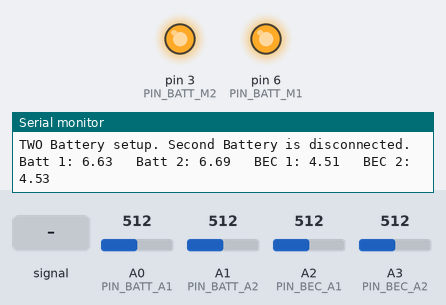
Recording of a sketch running on a simulated Arduino Nano, built with avr-gcc and run on an emulated ATmega328P. Parts: output pins drawn as LEDs (lit = HIGH), the last lines printed to the serial monitor. The inputs (shaded band) are chosen by the test bench; at power-on: A0 (PIN_BATT_A1) = 512, A1 (PIN_BATT_A2) = 512, A2 (PIN_BEC_A1) = 512, A3 (PIN_BEC_A2) = 512.

Above: at 2.3 s.
2.4 s: A0 (PIN_BATT_A1) fed a 2 Hz sine of ±306 counts around its level
At 3.7 s:
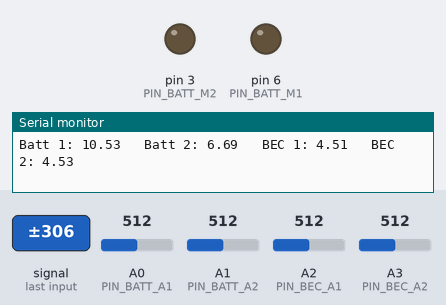
Timing chart, 0 to 5.4 s (numbered marks = the images above; inputs shaded):
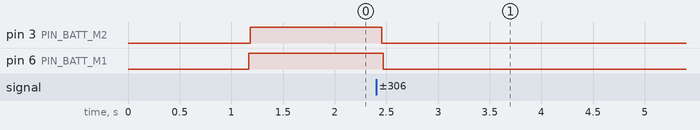

The sketch:

Battery_Backup.ino
```cpp
/*
In case of two batteries setup, BATT1 is the main battery, and BATT2 is the backup battery.

In case of one battery setup, BATT2 should be the main battery.

Analog reference. For Battery measurement we are using VCC as reference, but for BEC we use internal 1.1V reference.
	At the moment analog reference change done simply with loops (to let voltage stabilize).
	TODO. Later it should be done with timers to reduce delays in main loop.

*/

#include "BB_config.h"

byte batt1_ok = 0;	// Stattus for Battery 1. 0 - not detected; 1 - battery is OK
byte batt2_ok = 0;	// Stattus for Battery 2. 0 - not detected; 1 - battery is OK
byte bec1_ok = 0;	// Status for BEC 1. 0 - no voltage after BEC; 1 - BEC is OK
byte bec2_ok = 0;	// Status for BEC 2. 0 - no voltage after BEC; 1 - BEC is OK

// voltage dividers for batt voltage sense
const float BATT_V1_div = (float)BATT_A1_R2 / (float)(BATT_A1_R1 + BATT_A1_R2); // R1/R2 divider
const float BATT_V2_div = (float)BATT_A2_R2 / (float)(BATT_A2_R1 + BATT_A2_R2); // R1/R2 divider
// Voltage after Battery
float batt1_voltage = 0;
float batt2_voltage = 0;

// voltage dividers for BEC voltage sense
#ifdef WITHBEC
	const float BEC_V1_div = (float)BEC_A1_R2 / (float)(BEC_A1_R1 + BEC_A1_R2); // R1/R2 divider
	const float BEC_V2_div = (float)BEC_A2_R2 / (float)(BEC_A2_R1 + BEC_A2_R2); // R1/R2 divider
	// Voltage after BEC
	float bec1_voltage = 0;
	float bec2_voltage = 0;
#endif


unsigned int analog_read = 0;
//byte battery_in_use = 1;// 1 - Main battery is connected; 2 - secondary battery is connected
byte state = state_INIT;

unsigned long time_before_BATT_switch = 0;	// 0 - counter is not started
unsigned long time_INIT = 0; // Time while waiting for all voltages to settle

#ifdef DEBUG
	unsigned long lastMillisDEBUG;
#endif


void setup()
{
#ifdef DEBUG
	Serial.begin(57600);
	delay(1000);
	Serial.println(F("*** OXS Battery Backup V1.0 ***"));	// welcome screen
#endif
	// Backup battery should be connected at the beginning
	TURN_MOSFET_1_OFF;	// first set state of the pin (enable or disable pullup resistor)
	TURN_MOSFET_2_ON; // first set state of the pin (enable or disable pullup resistor)
	pinMode(PIN_BATT_M1, OUTPUT);	// and then set pin direction
	pinMode(PIN_BATT_M2, OUTPUT);	// and then set pin direction
	for(byte i=0;i<100;i++){analog_read = analogRead(PIN_BATT_A1);delay(1);}	// discard first readings to let Analog reference voltage to stabilize


	time_INIT = millis(); //Initialize the time counter for initialization step.

#ifdef DEBUG
	lastMillisDEBUG = millis();
#endif
}

void loop()
{
	// read analog inputs (Battery voltages)
	//analogReference(DEFAULT);	// 5V.
	//for(byte i=0;i<20;i++){analog_read = analogRead(PIN_BATT_A1);}	// discard first readings to let Analog reference voltage stabilize

	analog_read = getADCValueFromPIN(PIN_BATT_A1);
	//analog_read = analogRead(PIN_BATT_A1);
	batt1_voltage = (((float)analog_read/1024.0) * VrefBATT) / BATT_V1_div + BATT1_V_OFFSET;

	analog_read = getADCValueFromPIN(PIN_BATT_A2);
	//analog_read = analogRead(PIN_BATT_A2);
	batt2_voltage = (((float)analog_read/1024.0) * VrefBATT) / BATT_V2_div + BATT2_V_OFFSET;
  	// check voltages and update variables accordingly
  	// check Batteries
  	if(batt1_voltage > BATT_LOW_THRSLD_SHORT) {batt1_ok = 1;} else  {batt1_ok = 0;}
  	if(batt2_voltage > BATT2_DETECT_THRSLD) {batt2_ok = 1;} else  {batt2_ok = 0;}

	#ifdef WITHBEC
		//analogReference(INTERNAL);	// 1.1V.
		//for(byte i=0;i<20;i++){analog_read = analogRead(PIN_BEC_A1);}	// discard first readings to let Analog reference voltage stabilize
		analog_read = getADCValueFromPIN(PIN_BEC_A1);
		//analog_read = analogRead(PIN_BEC_A1);
		bec1_voltage = (((float)analog_read/1024.0) * VrefBEC) / BEC_V1_div + BEC1_V_OFFSET;
		analog_read = getADCValueFromPIN(PIN_BEC_A2);
		//analog_read = analogRead(PIN_BEC_A2);
		bec2_voltage = (((float)analog_read/1024.0) * VrefBEC) / BEC_V2_div + BEC2_V_OFFSET;
	  	// check voltages and update variables accordingly
	  	// Check BECs
	  	if(bec1_voltage > BEC_LOW_THRSLD_BAD) {bec1_ok = 1;} else  {bec1_ok = 0;}
	  	if(bec2_voltage > BEC_LOW_THRSLD_BAD) {bec2_ok = 1;} else  {bec2_ok = 0;}
	#else
		bec1_ok = 1;	// No BEC setup
		bec2_ok = 1;	// No BEC setup
	#endif

// Proccess the state of device
switch (state) {
	case state_INIT:	// Initialization
	  // wait half a second to find what setups is detected (Both Batteries connected, or Second Batt is connected - one batt conf)
	  //if(time_INIT + 500 > millis()) {
	  	// check what configuration we have and go to next stage
	  	if((batt1_ok + bec1_ok == 2) && (batt2_ok + bec2_ok == 0)){
	  		state = state_FIRSTBATT;
			#ifdef DEBUG
				Serial.println(F("Only one Battery is detected..."));
			#endif
	  	} else if((batt2_ok + bec2_ok == 2) && (batt1_ok + bec1_ok == 0)){
	  		state = state_SECONDBATT;
			#ifdef DEBUG
				Serial.println(F("Second Battery is detected..."));
			#endif
	  	} else if(batt1_ok + batt2_ok + bec1_ok + bec2_ok == 4) {
	  		state = state_TWOBATT;
			#ifdef DEBUG
				Serial.print(F("TWO Battery setup is detected..."));
				Serial.print(" Batt 1: "); Serial.print(batt1_voltage);
				Serial.print(", Batt 2: "); Serial.print(batt2_voltage);
				#ifdef WITHBEC
					Serial.print(", BEC 1: "); Serial.print(bec1_voltage);
					Serial.print(", BEC 2: "); Serial.print(bec2_voltage);
				#endif
				Serial.println();
			#endif
	  	}
	  	else if(time_INIT + 500 > millis()) {
	  		state = state_HWFAILED; // One of the BECs is not giving power out
			#ifdef DEBUG
				Serial.println(F("Failure is detected..."));
			#endif
	  	}
	  //}
	  break;
	case state_FIRSTBATT:	// Only the first battery is connected. This is not allowed configuration, so, we need to wait for second battery connected.
		// wait in this state until second battery connected...
		if(batt2_ok + bec2_ok == 2){state = state_TWOBATT;}
		if(bec1_ok == 0){state = state_HWFAILED;} // One of the BECs is not giving power out
		break;
	case state_SECONDBATT:	// Second battery is connected. This is one battery configuration. If later will be connected first battery, we will switch to state with two batteries
		// Should we change a state?
		if(batt1_ok + bec1_ok == 2){state = state_TWOBATT;}
		// connect second battery to RC
		if(IS_MOSFET_2_OFF) {
			TURN_MOSFET_2_ON; // Turn on second Mosfet
			#ifdef DEBUG
				Serial.println(F("ONE Battery setup. Second Battery is connected."));
			#endif
		}
		if(bec2_ok == 0){state = state_HWFAILED;} // One of the BECs is not giving power out
		// in this setup we do not have a backup battery, so stay in this mode until first battery is connected or forever... :)
		break;
	case state_TWOBATT:	// Second battery is connected. This is one battery configuration. If later will be connected first battery, we will switch to state with two batteries
		// This is the two battery setup. First battery is the main battery, and second is backup.
		//First of all lets connect first battery and disconnect second if it is not already done...
		if(IS_MOSFET_1_OFF) {
			TURN_MOSFET_1_ON; // Turn on first Mosfet
			delay(10);	//delay 10ms just to make sure that everything is connected
			#ifdef DEBUG
				Serial.println(F("TWO Battery setup. First Battery is connected."));
			#endif
		}
		if(IS_MOSFET_2_ON) {
			TURN_MOSFET_2_OFF; // Turn off second Mosfet
			#ifdef DEBUG
				Serial.println(F("TWO Battery setup. Second Battery is disconnected."));
			#endif
		}
		// now check for low voltage thresholds
		// *************** Check is Main Battery is shorted ***************
		if(batt1_voltage <= BATT_LOW_THRSLD_SHORT) {	// Main battery is shorted, switch imideatly
			state = state_FAILSAFE;	// change state to failsafe to connect to backup battery
		}
		// *************** Check is Main Battery is LOW ****************
		if(batt1_voltage <= BATT_LOW_THRSLD_NORM) {	// Main battery is LOW, switch to secondary batt but after a delay
			if(time_before_BATT_switch == 0) {
				time_before_BATT_switch = millis() + BATT_LOW_SAFE_TIME; // start timer countdown
			} else {
				if(millis() > time_before_BATT_switch) {
					state = state_FAILSAFE;	// change state to failsafe to connect to backup battery
				}
			}
		} else {
			time_before_BATT_switch = 0;	// BATT1 is back normal within timeout
		}
		if(bec1_ok == 0){state = state_FAILSAFE;} // First BEC can fail. In this case we have backup battery
		if(bec2_ok == 0){state = state_HWFAILED;} // Second BEC should not fail. This is BAD!
		break;
	case state_FAILSAFE:	// Something went wrong with first battery (shorted or runs out of juice)
		// switch to the backup battery
		if(IS_MOSFET_2_OFF) {
			TURN_MOSFET_2_ON; // Turn on second Mosfet
			delay(10);	//delay 10ms just to make sure that everything is connected
			#ifdef DEBUG
				Serial.println(F("TWO Battery setup. FAILSAFE. Second Battery is connected."));
			#endif
		}
		if(IS_MOSFET_1_ON) {
			TURN_MOSFET_1_OFF; // Turn off first Mosfet
			#ifdef DEBUG
				Serial.println(F("TWO Battery setup. FAILSAFE. First Battery is disconnected."));
			#endif
		}
		//	stay in this stage forewer. We don't want to switch back to the first battery, even if voltage on Batt1 will recover.
		// TODO: But what we should do if second BEC or backup batt will totally fail? Should we switch back to Batt1? It seems yes. Should implement later.
		break;
	case state_HWFAILED:	// Worsest case - our hardware is failed.
		// TODO: should we blink with LEDs or what we should do?
			#ifdef DEBUG
				Serial.println(F("HARDWARE FAILED. CHECK YOUR BECs!"));	// dead screen
				delay(500);
				state = state_INIT;	// try to detect setup again...
				time_INIT = millis(); //Initialize the time counter for initialization step.
			#endif
		break;
}


#ifdef DEBUG
	if (millis() > lastMillisDEBUG + 1000) {
        lastMillisDEBUG = millis() ;
		Serial.print("Batt 1: "); Serial.print(batt1_voltage);
		Serial.print("   Batt 2: "); Serial.print(batt2_voltage);
		#ifdef WITHBEC
			Serial.print("   BEC 1: "); Serial.print(bec1_voltage);
			Serial.print("   BEC 2: "); Serial.print(bec2_voltage);
		#endif
		Serial.println();
	}
#endif

}


unsigned int getADCValueFromPIN(byte aPin) {
	unsigned int areadscount = 0;
	for(byte i=0;i<64;i++){areadscount += analogRead(aPin);}
	areadscount = areadscount / 64;
	return areadscount;

}
```

BB_config.h
```cpp
#define DEBUG
#define WITHBEC

// ***** USER SETTINGS ******
// Analog pins for Battery and BEC sensing
#define PIN_BATT_A1      A0    // Analog input from voltage divider from main Battery
#define PIN_BATT_A2      A1    // Analog input from voltage divider from secondary Battery
#define PIN_BEC_A1       A2    // Analog input from voltage divider from Receiver (Arduino) voltage
#define PIN_BEC_A2       A3    // Analog input from voltage divider from Receiver (Arduino) voltage secondary

// Digital pins for Battery MOSFETS
#define PIN_BATT_M1		6	// Arduino Nano have LED connected to this pin. Useful for debugging
#define PIN_BATT_M2		3	//

// Voltage dividers for Battery and BEC voltage sensing
// Battery 1
#define BATT_A1_R1		98.5 //  22K (value in Kohms * 10) resistor to Positive lead of battery
#define BATT_A1_R2		32.6  //  10K (value in Kohms * 10) resistor to the GND
// Battery 2
#define BATT_A2_R1		98.5 //  22K (value in Kohms * 10) resistor to Positive lead of battery
#define BATT_A2_R2		32.6  //  10K (value in Kohms * 10) resistor to the GND
// BEC 1
#define BEC_A1_R1	    118 //  22K (value in Kohms * 10) resistor to Positive lead to VDD
#define BEC_A1_R2	  	67  //  3.3K (value in Kohms * 10) resistor to the GND
// BEC 2
#define BEC_A2_R1       118 //  22K (value in Kohms * 10) resistor to Positive lead to VDD
#define BEC_A2_R2       67  //  3.3K (value in Kohms * 10) resistor to the GND

// Internal voltage reference (5v or 1.1v)
#define VrefBEC			3.280 // value in V
#define VrefBATT		3.280 // value in V

// voltage offsets for fine tuning voltage readings (value will be added to the final voltage reading)
#define BATT1_V_OFFSET	0.030	// Offset for adjusting final voltage calculation
#define BATT2_V_OFFSET	0.090	// Offset for adjusting final voltage calculation
#define BEC1_V_OFFSET	-0.020	// Offset for adjusting final voltage calculation
#define BEC2_V_OFFSET	0.000	// Offset for adjusting final voltage calculation

// Threshold voltage for switching from the main battery to secondary
#define BATT_LOW_THRSLD_NORM 	4.5 // 9 volts is the threshold for switching from the main battery to backup after a delay
#define BATT_LOW_THRSLD_SHORT	3.5 // 8 volts is the threshold for switching from the main battery to backup imideatly
#define BATT_LOW_SAFE_TIME 	   2000 // time in ms to allow the main battery to be under the LOW threshold (if Full throttle is applied)
#define BEC_LOW_THRSLD_BAD      3.5 // 3 volts - is the voltage from BEC showing that something wrong with it. Working BEC should give out 5 volts.
#define BATT2_DETECT_THRSLD     2.0 // threshold used at initialization step to determine does backup battery is connected.

// ***** END OF USER SETTINGS ******

// **** Please, do not change remaining lines! ****
#define state_INIT       	0 // Initial state. detect, what batteries is connected and what BECs are working
#define state_FIRSTBATT     1 // First battery is connected.
#define state_SECONDBATT    2 // Second Battery is connected
#define state_TWOBATT    	3 // Both batteries is connected
#define state_FAILSAFE   	4 // In case of two batteries setup, failsafe state is detected
#define state_HWFAILED   	5 // One of the BECs is not working. It means we have BAD hardware.

#define TURN_MOSFET_1_ON  digitalWrite(PIN_BATT_M1, HIGH);
#define TURN_MOSFET_1_OFF digitalWrite(PIN_BATT_M1, LOW);
#define IS_MOSFET_1_ON   (digitalRead(PIN_BATT_M1) == HIGH)
#define IS_MOSFET_1_OFF   (digitalRead(PIN_BATT_M1) == LOW)

#define TURN_MOSFET_2_ON  digitalWrite(PIN_BATT_M2, LOW);
#define TURN_MOSFET_2_OFF digitalWrite(PIN_BATT_M2, HIGH);
#define IS_MOSFET_2_ON   (digitalRead(PIN_BATT_M2) == LOW)
#define IS_MOSFET_2_OFF   (digitalRead(PIN_BATT_M2) == HIGH)

#ifdef DEBUG
	#include "HardwareSerial.h"
#endif
```

Measured:
- after the input at 2.4 s, pin 3 (PIN_BATT_M2): HIGH → LOW after 0.06 s; pin 6 (PIN_BATT_M1): HIGH → LOW after 0.07 s
